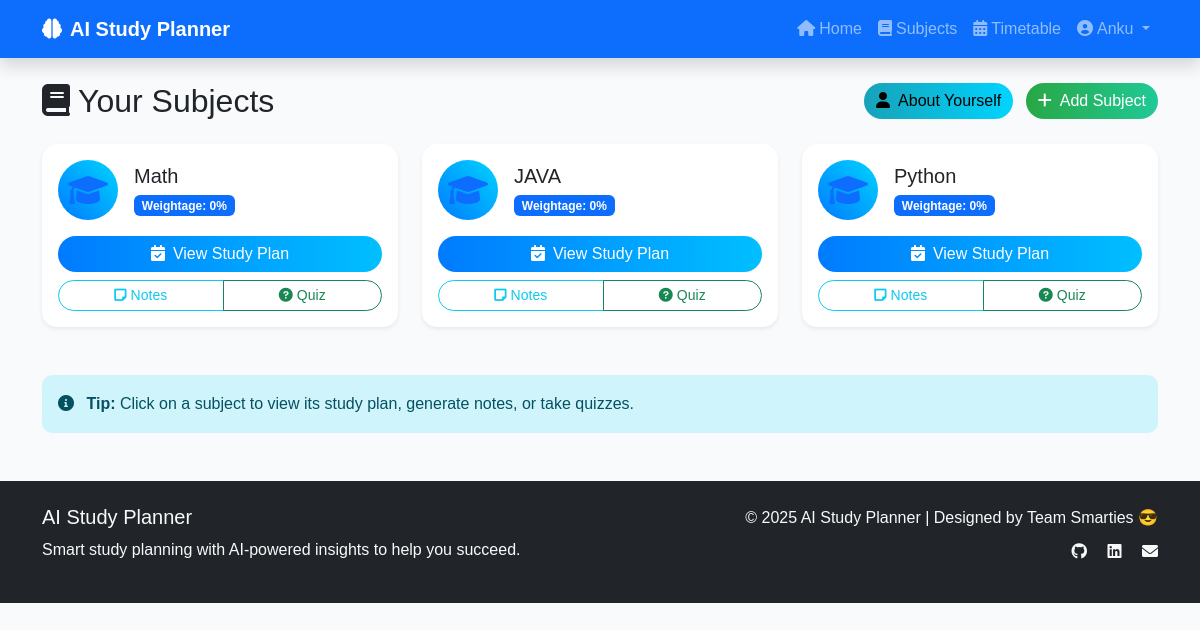
Screenshot of /subjects/ (signed in) with the database file from the repository.
### planner/models.py (models this page shows, shortened)
class Subject(models.Model):
    name = models.CharField(max_length=100, unique=True)
    syllabus_file = models.FileField(upload_to='syllabus/', blank=True, null=True)
    weightage = models.IntegerField(default=0)

### planner/views.py (the view)
# urls.py: path('subjects/', views.subject_list, name='subjects'),
@login_required
def subject_list(request):
    try:
        profile = request.user.userprofile
        selected_subjects = profile.selected_subjects.all()
    except Exception as e:
        logger.error(f"Error accessing profile or subjects for user {request.user.username}: {e}")
        messages.error(request, "Error retrieving profile data. Please log in again.")
        return redirect('logout')
    if not selected_subjects.exists():
        if Subject.objects.exists():
            messages.info(request, "Please select the subjects you want to study first.")
            return redirect('select_subjects')
        messages.info(request, "No subjects found. Please create one.")
    return render(request, 'planner/subjects.html', {'subjects': selected_subjects})

### planner/templates/planner/subjects.html (shortened to what this page needs)
{% extends 'planner/base.html' %}
{% block content %}
<div class="d-flex justify-content-between align-items-center mb-4">
    <h2 class="mb-0"><i class="fas fa-book me-2"></i>Your Subjects</h2>
    <div>
        <a href="{% url 'profile' %}" class="btn btn-info me-2">
            <i class="fas fa-user me-2"></i>About Yourself
        </a>
        <a href="{% url 'add_subject' %}" class="btn btn-success">
            <i class="fas fa-plus me-2"></i>Add Subject
        </a>
    </div>
</div>
{% if subjects %}
<div class="row g-4">
    {% for subject in subjects %}
    <div class="col-lg-4 col-md-6">
        <div class="card subject-card h-100 shadow-sm border-0">
            <div class="card-body d-flex flex-column">
                <div class="d-flex align-items-center mb-3">
                    <div class="subject-icon me-3">
                        <i class="fas fa-graduation-cap fa-2x text-primary"></i>
                    </div>
                    <div>
                        <h5 class="card-title mb-1">{{ subject.name }}</h5>
                        <span class="badge bg-primary">Weightage: {{ subject.weightage }}%</span>
                    </div>
                </div>
                <div class="mt-auto">
                    <div class="d-grid gap-2">
                        <a href="{% url 'study_plan_list' subject.id %}" class="btn btn-primary">
                            <i class="fas fa-calendar-check me-2"></i>View Study Plan
                        </a>
                        <div class="btn-group" role="group">
                            <a href="{% url 'notes' subject.id %}" class="btn btn-outline-info btn-sm">
                                <i class="fas fa-sticky-note me-1"></i>Notes
                            </a>
                            <a href="{% url 'generate_quiz' subject.id %}" class="btn btn-outline-success btn-sm">
                                <i class="fas fa-question-circle me-1"></i>Quiz
                            </a>
                        </div>
                    </div>
                </div>
            </div>
        </div>
    </div>
    {% endfor %}
</div>
{% endif %}
{% if subjects %}
<div class="mt-5">
    <div class="alert alert-info">
        <i class="fas fa-info-circle me-2"></i>
        <strong>Tip:</strong> Click on a subject to view its study plan, generate notes, or take quizzes.
    </div>
</div>
{% endif %}
{% endblock %}

### planner/templates/planner/base.html (shortened to what this page needs)
{% load static %}
<!DOCTYPE html>
<html lang="en">
<head>
  <link href="https://cdn.jsdelivr.net/npm/bootstrap@5.3.2/dist/css/bootstrap.min.css" rel="stylesheet">
  <link href="https://cdnjs.cloudflare.com/ajax/libs/font-awesome/6.0.0/css/all.min.css" rel="stylesheet">
  <link rel="stylesheet" href="{% static 'css/style.css' %}">
</head>
<body>
  <nav class="navbar navbar-expand-lg navbar-dark bg-primary shadow sticky-top">
    <div class="container">
      <a class="navbar-brand fw-bold" href="{% url 'home' %}">
        <i class="fas fa-brain me-2"></i>AI Study Planner
      </a>
      <div class="collapse navbar-collapse" id="navbarNav">
        <ul class="navbar-nav ms-auto">
          <li class="nav-item">
            <a class="nav-link" href="{% url 'home' %}"><i class="fas fa-home me-1"></i>Home</a>
          </li>
          <li class="nav-item">
            <a class="nav-link" href="{% url 'subjects' %}"><i class="fas fa-book me-1"></i>Subjects</a>
          </li>
          <li class="nav-item">
            <a class="nav-link" href="{% url 'timetable' %}"><i class="fas fa-calendar-alt me-1"></i>Timetable</a>
          </li>
          {% if user.is_authenticated %}
          <li class="nav-item dropdown">
            <a class="nav-link dropdown-toggle" href="#" id="profileDropdown" role="button" data-bs-toggle="dropdown" aria-expanded="false" data-bs-auto-close="outside">
              <i class="fas fa-user-circle me-1"></i>{{ user.username }}
            </a>
          </li>
          {% endif %}
        </ul>
      </div>
    </div>
  </nav>
  <div class="container mt-4">
    {% block content %}{% endblock %}
  </div>
  <footer class="bg-dark text-light mt-5 py-4">
    <div class="container">
      <div class="row">
        <div class="col-md-6">
          <h5>AI Study Planner</h5>
          <p>Smart study planning with AI-powered insights to help you succeed.</p>
        </div>
        <div class="col-md-6 text-md-end">
          <p class="mb-0">© 2025 AI Study Planner | Designed by Team Smarties 😎</p>
          <div class="mt-2">
            <a href="#" class="text-light me-3"><i class="fab fa-github"></i></a>
            <a href="#" class="text-light me-3"><i class="fab fa-linkedin"></i></a>
            <a href="#" class="text-light"><i class="fas fa-envelope"></i></a>
          </div>
        </div>
      </div>
    </div>
  </footer>
</body>
</html>

### planner/static/css/style.css (style rules this page uses)
body { background-color: #f8fafc; font-family: "Poppins", sans-serif; line-height: 1.6; }
.navbar { box-shadow: 0 2px 10px rgba(0,0,0,0.1); }
.card { border-radius: 15px; transition: all 0.3s ease; border: none; box-shadow: 0 4px 15px rgba(0,0,0,0.1); }
.subject-card { transition: all 0.3s ease; }
.subject-icon { background: linear-gradient(45deg, #007bff, #00d4ff); border-radius: 50%; width: 60px; height: 60px; display: flex; align-items: center; justify-content: center; color: white; }
.btn { border-radius: 25px; font-weight: 500; transition: all 0.3s ease; }
.btn-primary { background: linear-gradient(90deg, #007bff, #00bfff); border: none; }
.btn-success { background: linear-gradient(90deg, #28a745, #20c997); border: none; }
.btn-info { background: linear-gradient(90deg, #17a2b8, #00d4ff); border: none; }
.badge { font-size: 0.75em; }
.alert { border-radius: 10px; border: none; }
footer { margin-top: 4rem; }
footer a { transition: color 0.3s ease; }

### rows the page displays
Subject: name "Math", weightage "0"
Subject: name "JAVA", weightage "0"
Subject: name "Python", weightage "0"

### other values shown
{{ user.username }} "Anku"
